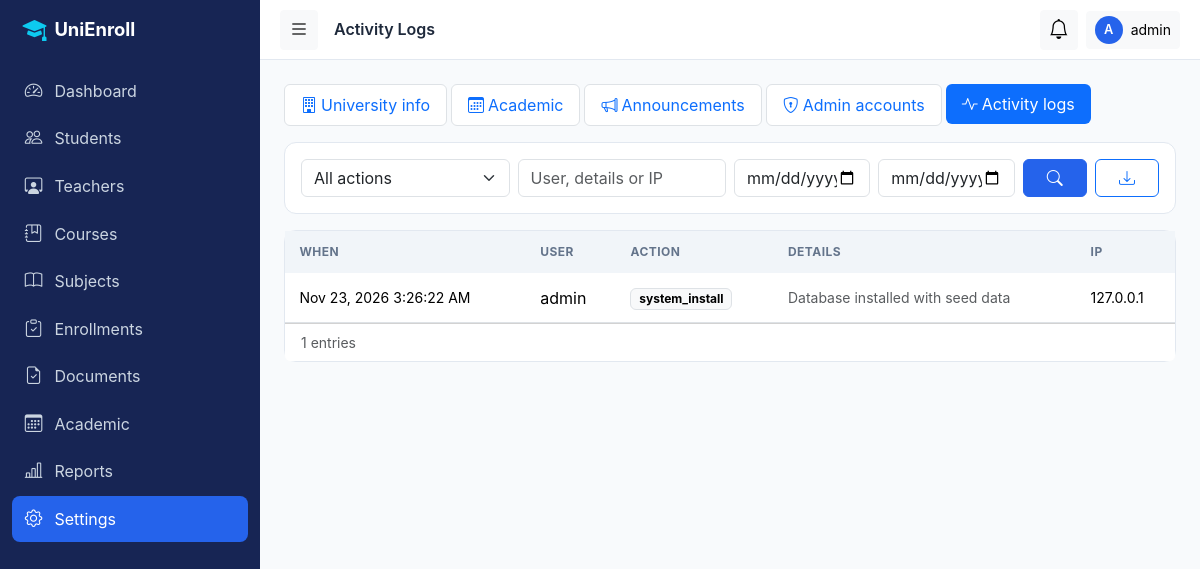
/admin/settings/logs.php (signed in), run on the app's committed database.
### tables this page shows
CREATE TABLE users (
  id            INT UNSIGNED AUTO_INCREMENT PRIMARY KEY,
  username      VARCHAR(50)  NOT NULL,
  email         VARCHAR(120) NOT NULL,
  password_hash VARCHAR(255) NOT NULL,
  role          ENUM('admin','teacher','student') NOT NULL,
  status        ENUM('active','inactive') NOT NULL DEFAULT 'active',
  last_login    DATETIME NULL,
  created_at    TIMESTAMP NOT NULL DEFAULT CURRENT_TIMESTAMP,
  updated_at    TIMESTAMP NOT NULL DEFAULT CURRENT_TIMESTAMP ON UPDATE CURRENT_TIMESTAMP,
  UNIQUE KEY uq_users_username (username),
  UNIQUE KEY uq_users_email (email),
  KEY idx_users_role_status (role, status)
);

CREATE TABLE activity_logs (
  id          BIGINT UNSIGNED AUTO_INCREMENT PRIMARY KEY,
  user_id     INT UNSIGNED NULL,
  action      VARCHAR(60)  NOT NULL,                    
  description VARCHAR(255) NULL,
  ip_address  VARCHAR(45)  NULL,
  created_at  TIMESTAMP NOT NULL DEFAULT CURRENT_TIMESTAMP,
  KEY idx_logs_user (user_id),
  KEY idx_logs_action (action),
  KEY idx_logs_created (created_at),
  CONSTRAINT fk_logs_user FOREIGN KEY (user_id)
    REFERENCES users(id) ON UPDATE CASCADE ON DELETE SET NULL
);

### includes/functions.php (called while the page is built, shortened)
<?php
function e($value): string
{
    return htmlspecialchars((string)$value, ENT_QUOTES, 'UTF-8');
}
function url(string $path = ''): string
{
    return BASE_URL . '/' . ltrim($path, '/');
}
function asset(string $path): string
{
    return url('assets/' . ltrim($path, '/'));
}
function clean(?string $value): string
{
    return trim(strip_tags((string)$value));
}
function format_date(?string $date, string $format = 'M d, Y'): string
{
    return $date ? date($format, strtotime($date)) : '—';
}
function scalar(PDO $pdo, string $sql, array $params = [])
{
    $stmt = $pdo->prepare($sql);
    $stmt->execute($params);
    return $stmt->fetchColumn();
}
function paginate(int $total, int $page, int $perPage = PER_PAGE): array
{
    $pages = max(1, (int)ceil($total / $perPage));
    $page  = min(max(1, $page), $pages);
    return ['total' => $total, 'page' => $page, 'pages' => $pages, 'perPage' => $perPage, 'offset' => ($page - 1) * $perPage];
}

### includes/auth_check.php (called while the page is built, shortened)
<?php
function require_login(): array
{
    $pdo  = Database::getConnection();
    $stmt = $pdo->prepare('SELECT id, username, role, status FROM users WHERE id = ?');
    $stmt->execute([$_SESSION['user_id']]);
    $user = $stmt->fetch();
    $user['name'] = $_SESSION['display_name'] ?? $user['username'];
    return $user;
}
function require_role($roles): array
{
    $roles = (array)$roles;
    $user  = require_login();
        ?>
        <?php
    return $user;
}

### admin/settings/logs.php (the view, shortened to what this page needs)
<?php
require_once __DIR__ . '/../../includes/auth_check.php';
require_once __DIR__ . '/../../includes/settings_nav.php';
$user = require_role('admin');
$pdo = Database::getConnection();
$action = clean($_GET['action'] ?? ''); $q = clean($_GET['q'] ?? ''); $from = clean($_GET['from'] ?? ''); $to = clean($_GET['to'] ?? '');
$where = []; $params = [];
if (preg_match('/^\d{4}-\d{2}-\d{2}$/', $from)) { $where[] = 'a.created_at >= ?'; $params[] = $from . ' 00:00:00'; } else $from = '';
if (preg_match('/^\d{4}-\d{2}-\d{2}$/', $to))   { $where[] = 'a.created_at <= ?'; $params[] = $to . ' 23:59:59'; } else $to = '';
$whereSql = $where ? 'WHERE ' . implode(' AND ', $where) : '';
$from_ = 'FROM activity_logs a LEFT JOIN users u ON u.id = a.user_id';
$total = (int)scalar($pdo, "SELECT COUNT(*) $from_ $whereSql", $params);
$pg = paginate($total, (int)($_GET['page'] ?? 1), 20);
$st = $pdo->prepare("SELECT a.*, u.username $from_ $whereSql ORDER BY a.id DESC LIMIT {$pg['perPage']} OFFSET {$pg['offset']}");
$st->execute($params);
$logs = $st->fetchAll();
$keep = array_filter(['action' => $action, 'q' => $q, 'from' => $from, 'to' => $to]);
$pageTitle = 'Activity Logs';
require_once __DIR__ . '/../../includes/header.php';
?>
<div class="card mb-3"><div class="card-body"><form class="row g-2" method="get">
  <div class="col-md-3"><select class="form-select" name="action"><option value="">All actions</option></select></div>
  <div class="col-md-3"><input class="form-control" name="q" placeholder="User, details or IP" value="<?= e($q) ?>"></div>
  <div class="col-6 col-md-2"><input class="form-control" type="date" name="from" value="<?= e($from) ?>" title="From"></div>
  <div class="col-6 col-md-2"><input class="form-control" type="date" name="to" value="<?= e($to) ?>" title="To"></div>
  <div class="col-md-2 d-flex gap-2"><button class="btn btn-primary flex-fill"><i class="bi bi-search"></i></button>
    <a class="btn btn-outline-primary flex-fill" title="Export CSV" href="?<?= e(http_build_query($keep + ['export' => 'csv'])) ?>"><i class="bi bi-download"></i></a></div></form></div></div>
<div class="card"><?php if (!$logs): ?><div class="empty-state"><i class="bi bi-activity"></i>No log entries found.</div><?php else: ?>
  <div class="table-responsive"><table class="table table-hover mb-0"><thead><tr><th>When</th><th>User</th><th>Action</th><th>Details</th><th>IP</th></tr></thead><tbody>
  <?php foreach ($logs as $l): ?><tr><td class="text-nowrap small"><?= e(format_date($l['created_at'], 'M d, Y g:i:s A')) ?></td><td><?= e($l['username'] ?? 'system') ?></td>
    <td><span class="badge text-bg-light border"><?= e($l['action']) ?></span></td><td class="text-muted small"><?= e($l['description']) ?></td><td class="small"><?= e($l['ip_address']) ?></td></tr><?php endforeach; ?></tbody></table></div>
  <div class="card-footer bg-white d-flex justify-content-between align-items-center"><small class="text-muted"><?= number_format($total) ?> entries</small><?= render_pagination($pg, $keep) ?></div><?php endif; ?></div>
<?php require_once __DIR__ . '/../../includes/footer.php'; ?>

### includes/header.php (shortened to what this page needs)
<?php
$pageTitle = $pageTitle ?? APP_NAME;
?>
<!DOCTYPE html>
<html lang="en">
<head>
  <link href="https://cdn.jsdelivr.net/npm/bootstrap@5.3.3/dist/css/bootstrap.min.css" rel="stylesheet">
  <link href="https://cdn.jsdelivr.net/npm/bootstrap-icons@1.11.3/font/bootstrap-icons.min.css" rel="stylesheet">
  <link href="<?= e(asset('css/style.css')) ?>" rel="stylesheet">
</head>
<body>
<div class="app-wrapper">
  <?php require __DIR__ . '/sidebar.php'; ?>
  <div class="app-main">
    <header class="topbar">
      <button class="btn btn-light btn-sm" id="sidebarToggle" aria-label="Toggle sidebar"><i class="bi bi-list fs-5"></i></button>
      <h6 class="mb-0 ms-3 fw-semibold d-none d-sm-block"><?= e($pageTitle) ?></h6>
      <div class="ms-auto d-flex align-items-center gap-2">
        <div class="dropdown">
          <button class="btn btn-light btn-sm position-relative" data-bs-toggle="dropdown" aria-label="Notifications">
            <i class="bi bi-bell fs-5"></i>
          </button>
        </div>
        <div class="dropdown">
          <button class="btn btn-light btn-sm d-flex align-items-center gap-2" data-bs-toggle="dropdown">
            <span class="avatar"><?= e(strtoupper(mb_substr($user['name'], 0, 1))) ?></span>
            <span class="d-none d-md-inline"><?= e($user['name']) ?></span>
          </button>
        </div>
      </div>
    </header>
    <main class="content">

### assets/css/style.css (style rules this page uses)
:root { --navy: #172554; --royal: #2563EB; --cyan: #06B6D4; --bg: #F8FAFC; --card: #FFFFFF; --text: #1E293B; --muted: #64748B; --border: #E2E8F0; --success:#16A34A; --warning:#F59E0B; --danger: #DC2626; --radius: 12px; --sidebar-w: 260px; --transition: .2s ease; }
body { font-family: 'Inter', system-ui, -apple-system, 'Segoe UI', Roboto, sans-serif; background: var(--bg); color: var(--text); }
.card { border: 1px solid var(--border); border-radius: var(--radius); }
.btn-primary { background: var(--royal); border-color: var(--royal); }
.btn, .form-control, .form-select { transition: var(--transition); }
.app-wrapper { display: flex; min-height: 100vh; }
.app-main { flex: 1; margin-left: var(--sidebar-w); min-width: 0; transition: margin var(--transition); }
.topbar { height: 60px; background: #fff; border-bottom: 1px solid var(--border); display: flex; align-items: center; padding: 0 1.25rem; position: sticky; top: 0; z-index: 1030; }
.content { padding: 1.5rem; }
.avatar { width: 28px; height: 28px; border-radius: 50%; background: var(--royal); color: #fff; display: inline-flex; align-items: center; justify-content: center; font-size: .8rem; font-weight: 600; }
.table > :not(caption) > * > * { padding: .75rem .9rem; vertical-align: middle; }
.table thead th { font-size: .75rem; text-transform: uppercase; letter-spacing: .04em; color: var(--muted); background: #f1f5f9; border-bottom: 0; }

### data on the page
users: role "admin"
activity_logs: created_at "Nov 23, 2026 3:26:22 AM", user.username "admin", action "system_install", description "Database installed with seed data", ip_address "127.0.0.1"

### other printed values
$label "Dashboard"
$label "Students"
$label "Teachers"
$label "Courses"
$label "Subjects"
$label "Enrollments"
$label "Documents"
$label "Academic"
$label "Reports"
$label "Settings"
$pageTitle "Activity Logs"
mb_substr($user['name'], 0, 1) "A"
$label "University info"
$label "Announcements"
$label "Admin accounts"
